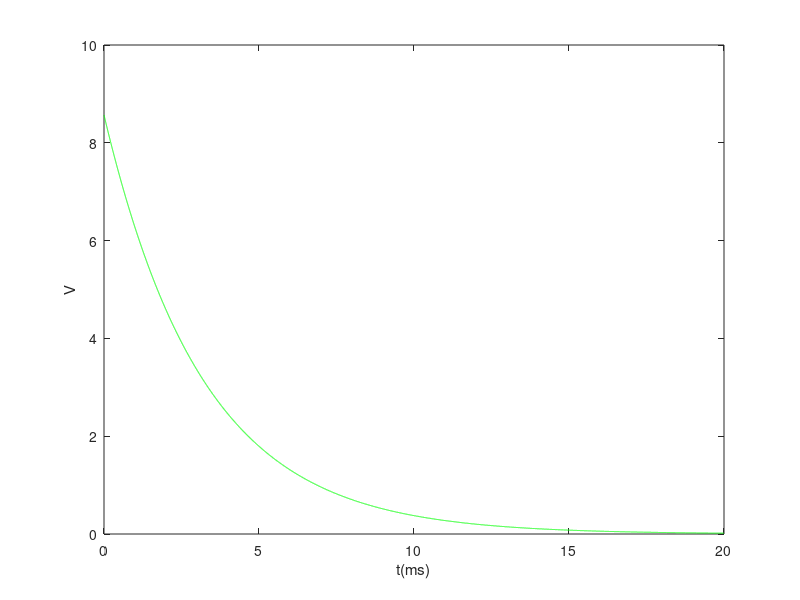
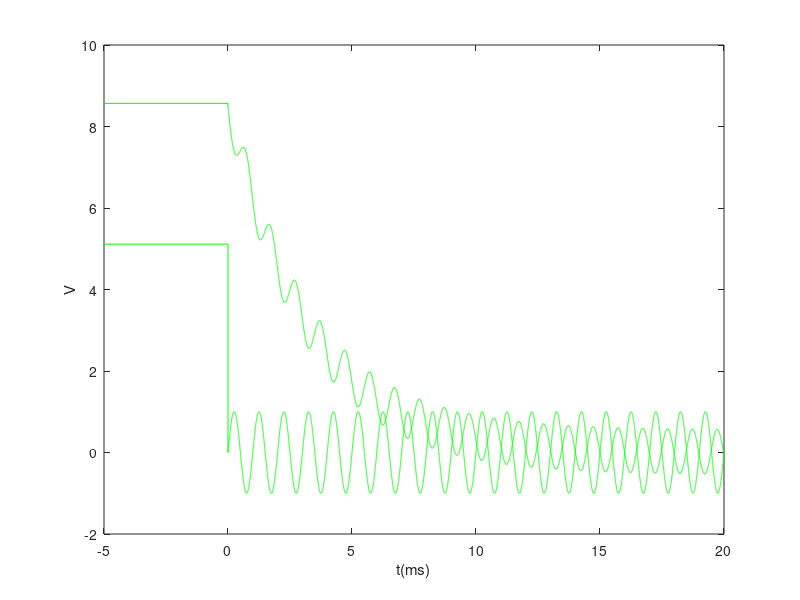
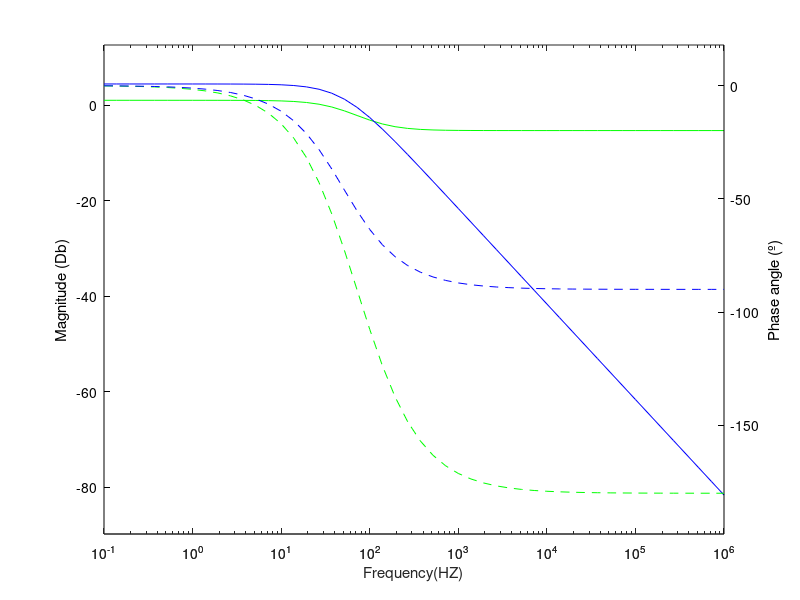

Here is the MATLAB script that generated these plots, in order:

close all
clear all


#---------------------------------
# Values from the Python script
#---------------------------------

values = dlmread('data.txt');  

R1 = values(2,4)*1000;
R2 = values(3,3)*1000;
R3 = values(4,3)*1000;
R4 = values(5,3)*1000;
R5 = values(6,3)*1000;
R6 = values(7,3)*1000;
R7 = values(8,3)*1000;
Vs= values(9,3);
C1 = values(10,3)*0.000001;
Kb = values(11,3)*0.001;
Kd = values(12,3)*1000;

f1 = 1000;

#---------------------------------
# Conductance
#---------------------------------

G1 = 1/R1;
G2 = 1/R2;
G3 = 1/R3;
G4 = 1/R4;
G5 = 1/R5;
G6 = 1/R6;
G7 = 1/R7;

#############################################################
#------------------------------------------------------------
#			    matrix
#------------------------------------------------------------
#############################################################
#task1

A = [1 0 0 0 0 0 0 0 0 0;...
    G1 -(G1+G2+G3) G2 G3 0 0 0 0 0 0;...
    0 -G2 G2 0 0 0 0 0 -1 0;...
    0 G3 0 -(G3+G5+G4) G5 0 0 1 0 0;...
    0 0 0 -G5 G5 0 0 0 1 1;...
    0 0 0 0 0 G7 -G7 -1 0 1;...
    0 0 0 0 0 -(G6+G7) G7 0 0 0;
    0 0 0 0 0 0 0 0 0 1;...
    0 0 0 1 0 G6*Kd -1 0 0 0;...
    0 Kb 0 -Kb 0 0 0 0 -1 0];
    
B = [Vs;0;0;0;0;0;0;0;0;0];


res = A\B

Vn1 = res(1)
Vn2 = res(2)
Vn3 = res(3)
Vn5 = res(4)
Vn6 = res(5)
Vn7 = res(6)
Vn8 = res(7)

IVs = res(8)
Ib = res(9)
Ic = res(10)
Id = G6*Vn7

#Vb eVd


#------------------------------------------------------------
#task2

Vx = Vn6 - Vn8

A = [1 0 0 0 0 0 0 0 0 0;...
    G1 -(G1+G2+G3) G2 G3 0 0 0 0 0 0;...
    0 -G2 G2 0 0 0 0 0 -1 0;...
    0 G3 0 -(G3+G5+G4) G5 0 0 1 0 0;...
    0 0 0 -G5 G5 0 0 0 1 1;...
    0 0 0 0 0 G7 -G7 -1 0 1;...
    0 0 0 0 0 -(G6+G7) G7 0 0 0;
    0 0 0 0 1 0 -1 0 0 0;...
    0 0 0 1 0 G6*Kd -1 0 0 0;...
    0 Kb 0 -Kb 0 0 0 0 -1 0];
    
B = [0;0;0;0;0;0;0;Vx;0;0];    
    
    
res = A\B;

Ic_i = res(10)
V6_i = res(5)

Req = abs(Vx/Ic_i)
t_c = Req*C1


#------------------------------------------------------------
#task3

t = [0:1e-6:20e-3];
V6_t_natural = V6_i * exp(-t/t_c);

hf=figure();
plot(t*1000, V6_t_natural, "g");

xlabel("t(ms)");
ylabel("V");




#------------------------------------------------------------
#task4

f=1e3;   %HZ
w=f*2*pi;
Z_c = -j/(w*C1);


A = [1 0 0 0 0 0 0 0 0 0;...
    G1 -(G1+G2+G3) G2 G3 0 0 0 0 0 0;...
    0 -G2 G2 0 0 0 0 0 -1 0;...
    0 G3 0 -(G3+G5+G4) G5 0 0 1 0 0;...
    0 0 0 -G5 G5 0 0 0 1 1;...
    0 0 0 0 0 G7 -G7 -1 0 1;...
    0 0 0 0 0 -(G6+G7) G7 0 0 0;
    0 0 0 0 -1/Z_c 0 1/Z_c 0 0 1;...
    0 0 0 1 0 G6*Kd -1 0 0 0;...
    0 Kb 0 -Kb 0 0 0 0 -1 0];
    
B = [1;0;0;0;0;0;0;0;0;0];

res = A\B;

#------------------------------------------------------------
#task5

t_neg = [-0.005, 0];


V_t = sin(w*t);
V_t_neg = [Vs, Vs];
V_t = [V_t_neg V_t];

V6_t_forced = abs(res(5))*sin(w*t+arg(res(5)));
V6_t = V6_t_forced + V6_t_natural;
V6_t_neg = [Vx , Vx];
V6_t = [V6_t_neg V6_t];

t_5 = [t_neg t];

hf=figure();
plot(t_5*1000, V_t, "g");
hold on
plot(t_5*1000, V6_t, "g");

xlabel("t(ms)");
ylabel("V");  

#------------------------------------------------------------
#task6

l = 50;
f = logspace(-1, 6, l);
v6 = ones(l,1);
v6_ph = ones(l,1);


v6_8 = ones(l, 1);
v6_8_ph = ones(l,1);

p = 1;
for t = f

w=t*2*pi;
Z_c = -j/(w*C1);


A = [1 0 0 0 0 0 0 0 0 0;...
    G1 -(G1+G2+G3) G2 G3 0 0 0 0 0 0;...
    0 -G2 G2 0 0 0 0 0 -1 0;...
    0 G3 0 -(G3+G5+G4) G5 0 0 1 0 0;...
    0 0 0 -G5 G5 0 0 0 1 1;...
    0 0 0 0 0 G7 -G7 -1 0 1;...
    0 0 0 0 0 -(G6+G7) G7 0 0 0;
    0 0 0 0 -1/Z_c 0 1/Z_c 0 0 1;...
    0 0 0 1 0 G6*Kd -1 0 0 0;...
    0 Kb 0 -Kb 0 0 0 0 -1 0];
    
B = [1;0;0;0;0;0;0;0;0;0];

res = A\B;
v6(p) = abs(res(5));

v6_ph(p) = arg(res(5))*(180 / pi);

aux = res(5)-res(7);

v6_8(p) = abs(aux);

v6_8_ph(p) = arg(aux)*(180 / pi);
p = p + 1;
endfor

v6 = 20*log10(v6);
v6_8 = 20*log10(v6_8);


hf=figure();
%{
semilogx(f, v6, "color", "g");
hold on
semilogx(f, v6_ph, "color", "g", "linestyle", "--");
semilogx(f, v6_8, "color", "b");
semilogx(f, v6_8_ph, "color", "b" ,"linestyle", "--");

%}

[ax,hline1,hline2] = plotyy (f, v6, f, v6_ph, @semilogx)
hold on 
set(hline1 ,'Color',"g");
set(hline2 ,'Color',"g", "linestyle", "--");
%set(ax(1),'Color',"k");


[ax,hline1,hline2] = plotyy (f, v6_8, f, v6_8_ph, @semilogx); 
set(hline1 ,'Color',"b");
set(hline2 ,'Color',"b", "linestyle", "--");
set(ax,{'ycolor'},{'k';'k'})



ylim_v= [min([v6; v6_8]), max([v6; v6_8])]
ylim_ph = [min([v6_ph; v6_8_ph]), max([v6_ph; v6_8_ph])]

ylim_v = ylim_v + [ylim_v(1)*0.1 ,-ylim_v(1)*0.1]
ylim_ph = ylim_ph + [ylim_ph(1)*0.1 ,-ylim_ph(1)*0.1]


set(ax(1), 'YLim', ylim_v);
set(ax(2), 'YLim', ylim_ph);


xlabel("Frequency(HZ)")
ylabel(ax(1), 'Magnitude (Db)');
ylabel(ax(2), 'Phase angle (º)');

#############################################################
#------------------------------------------------------------
#			   oct tbls
#------------------------------------------------------------
#############################################################


file = fopen("Tbl_oct-1.tex", "w");
	fprintf(file, "$V_{N1}$ & %e \\\\ \\hline \n", Vn1);
	fprintf(file, "$V_{N2}$ & %e \\\\ \\hline \n", Vn2);
	fprintf(file, "$V_{N3}$ & %e \\\\ \\hline \n", Vn3);
	fprintf(file, "$V_{N5}$ & %e \\\\ \\hline \n", Vn5);
	fprintf(file, "$V_{N6}$ & %e \\\\ \\hline \n", Vn6);
	fprintf(file, "$V_{N7}$ & %e \\\\ \\hline \n", Vn7);
	fprintf(file, "$V_{N8}$ & %e \\\\ \\hline \n", Vn8);
	
	#fprintf(file, "$V_{b}$ & %e \\\\ \\hline \n", Vb);
	#fprintf(file, "$V_{d}$ & %e \\\\ \\hline \n", Vd);

	fprintf(file, "$@I_{b}$ & %e \\\\ \\hline \n", Ib);
	fprintf(file, "$@I_{c}$ & %e \\\\ \\hline \n", Ic);
	fprintf(file, "$@I_{d}$ & %e \\\\ \\hline \n", Id);
	fprintf(file, "$@I_{Vs}$ & %e \\\\ \\hline \n", IVs);
fclose(file);

#------------------------------------------------------------

file = fopen("Tbl_oct-2.tex", "w");
	fprintf(file, "$V_{N1}$ & %e \\\\ \\hline \n", Vn1);
	fprintf(file, "$V_{N2}$ & %e \\\\ \\hline \n", Vn2);
	fprintf(file, "$V_{N3}$ & %e \\\\ \\hline \n", Vn3);
	fprintf(file, "$V_{N5}$ & %e \\\\ \\hline \n", Vn5);
	fprintf(file, "$V_{N6}$ & %e \\\\ \\hline \n", Vn6);
	fprintf(file, "$V_{N7}$ & %e \\\\ \\hline \n", Vn7);
	fprintf(file, "$V_{N8}$ & %e \\\\ \\hline \n", Vn8);

	fprintf(file, "$@I_{b}$ & %e \\\\ \\hline \n", Ib);
	fprintf(file, "$@I_{d}$ & %e \\\\ \\hline \n", Id);
	fprintf(file, "$@I_{Vs}$ & %e \\\\ \\hline \n", IVs);
fclose(file);

#------------------------------------------------------------

file = fopen("Tbl_oct-3.tex", "w");
	fprintf(file, "$V_{N1}$ & %e \\\\ \\hline \n", Vn1);
	fprintf(file, "$V_{N2}$ & %e \\\\ \\hline \n", Vn2);
	fprintf(file, "$V_{N3}$ & %e \\\\ \\hline \n", Vn3);
	fprintf(file, "$V_{N5}$ & %e \\\\ \\hline \n", Vn5);
	fprintf(file, "$V_{N6}$ & %e \\\\ \\hline \n", Vn6);
	fprintf(file, "$V_{N7}$ & %e \\\\ \\hline \n", Vn7);
	fprintf(file, "$V_{N8}$ & %e \\\\ \\hline \n", Vn8);

	fprintf(file, "$@I_{b}$ & %e \\\\ \\hline \n", Ib);
	fprintf(file, "$@I_{d}$ & %e \\\\ \\hline \n", Id);
	fprintf(file, "$@I_{Vs}$ & %e \\\\ \\hline \n", IVs);
fclose(file);

#############################################################
#------------------------------------------------------------
#			   ngs files
#------------------------------------------------------------
#############################################################
#
#file = fopen("given_vls_m.tex", "w");
#
#	fprintf(file, "$R1$ & %d \\\\ \\hline \n", R1);
#	fprintf(file, "$R2$ & %d \\\\ \\hline \n", R2);
#	fprintf(file, "$R3$ & %d \\\\ \\hline \n", R3);	
#	fprintf(file, "$R4$ & %d \\\\ \\hline \n", R4);
#	fprintf(file, "$R5$ & %d \\\\ \\hline \n", R5);
#	fprintf(file, "$R6$ & %d \\\\ \\hline \n", R6);
#	fprintf(file, "$R7$ & %d \\\\ \\hline \n", R7);
#	fprintf(file, "$V_s$ & %d \\\\ \\hline \n", Vs);
#	fprintf(file, "$C$ & %d \\\\ \\hline \n", C1);
#	fprintf(file, "$K_b$ & %d \\\\ \\hline\n", Kb);
#	fprintf(file, "$K_d$ & %d \\\\ \\hline \n", Kd);
#	
#fclose(file);
#
#------------------------------------------------------------

file = fopen("Dados_ngs-1.txt", "w");

	fprintf(file, "R1	N2	N1	%d \n", R1);
	fprintf(file, "R2	N3	N2	%d \n", R2);
	fprintf(file, "R3 	N5	N2	%d \n", R3);	
	fprintf(file, "R4	0	N5	%d \n", R4);
	fprintf(file, "R5	N5	N6	%d \n", R5);
	fprintf(file, "R6	0	N7	%d \n", R6);
	fprintf(file, "R7	N8	N7.	%d \n", R7);

	fprintf(file, "Vs	N1	0	%d \n", Vs);
	fprintf(file, "C	N8	N6	%d \n", C1);

	fprintf(file, "Vaux	N7	N7.	0 \n");

	fprintf(file, "G1	N6	N3	N2	N5	%d \n", Kb);
	fprintf(file, "H1	N5	N8	Vaux	%d \n", Kd);
	
fclose(file);

#------------------------------------------------------------

file = fopen("Dados_ngs-2.txt", "w");

	fprintf(file, "R1	N2	N1	%d \n", R1);
	fprintf(file, "R2	N3	N2	%d \n", R2);
	fprintf(file, "R3 	N5	N2	%d \n", R3);	
	fprintf(file, "R4	0	N5	%d \n", R4);
	fprintf(file, "R5	N5	N6	%d \n", R5);
	fprintf(file, "R6	0	N7	%d \n", R6);
	fprintf(file, "R7	N8	N7.	%d \n", R7);

	fprintf(file, "Vs	N1	0	0 \n");
	fprintf(file, "Vx	N8	N6	%d \n", Vx);

	fprintf(file, "Vaux	N7	N7.	0 \n");

	fprintf(file, "G1	N6	N3	N2	N5	%d \n", Kb);
	fprintf(file, "H1	N5	N8	Vaux	%d \n", Kd);
	
fclose(file);

#------------------------------------------------------------

file = fopen("Dados_ngs-3.txt", "w");

	fprintf(file, "R1	N2	N1	%d \n", R1);
	fprintf(file, "R2	N3	N2	%d \n", R2);
	fprintf(file, "R3 	N5	N2	%d \n", R3);	
	fprintf(file, "R4	0	N5	%d \n", R4);
	fprintf(file, "R5	N5	N6	%d \n", R5);
	fprintf(file, "R6	0	N7	%d \n", R6);
	fprintf(file, "R7	N8	N7.	%d \n", R7);

	fprintf(file, "Vs	N1	0	0	AC	1	sin(0 1 %d) \n", f1);
	fprintf(file, "C	N8	N6	%d \n", C1);

	fprintf(file, "Vaux	N7	N7.	0 \n");

	fprintf(file, "G1	N6	N3	N2	N5	%d \n", Kb);
	fprintf(file, "H1	N5	N8	Vaux	%d \n", Kd);
	
fclose(file);

#------------------------------------------------------------

file = fopen("Dados_ngs-4.txt", "w");

	fprintf(file, "R1	N2	N1	%d \n", R1);
	fprintf(file, "R2	N3	N2	%d \n", R2);
	fprintf(file, "R3 	N5	N2	%d \n", R3);	
	fprintf(file, "R4	0	N5	%d \n", R4);
	fprintf(file, "R5	N5	N6	%d \n", R5);
	fprintf(file, "R6	0	N7	%d \n", R6);
	fprintf(file, "R7	N8	N7.	%d \n", R7);

	fprintf(file, "Vs	N1	0	0	AC	1	sin(0 1 %d) \n", f1);
	fprintf(file, "C	N8	N6	%d \n", C1);

	fprintf(file, "Vaux	N7	N7.	0 \n");

	fprintf(file, "G1	N6	N3	N2	N5	%d \n", Kb);
	fprintf(file, "H1	N5	N8	Vaux	%d \n", Kd);
	
fclose(file);

#------------------------------------------------------------

file = fopen("Dados_ngs-5.txt", "w");

	fprintf(file, "R1	N2	N1	%d \n", R1);
	fprintf(file, "R2	N3	N2	%d \n", R2);
	fprintf(file, "R3 	N5	N2	%d \n", R3);	
	fprintf(file, "R4	0	N5	%d \n", R4);
	fprintf(file, "R5	N5	N6	%d \n", R5);
	fprintf(file, "R6	0	N7	%d \n", R6);
	fprintf(file, "R7	N8	N7.	%d \n", R7);

	fprintf(file, "Vs	N1	0	0	AC	1	sin(0 1 %d) \n", f1);
	fprintf(file, "C	N8	N6	%d \n", C1);

	fprintf(file, "Vaux	N7	N7.	0 \n");

	fprintf(file, "G1	N6	N3	N2	N5	%d \n", Kb);
	fprintf(file, "H1	N5	N8	Vaux	%d \n", Kd);
	
fclose(file);


